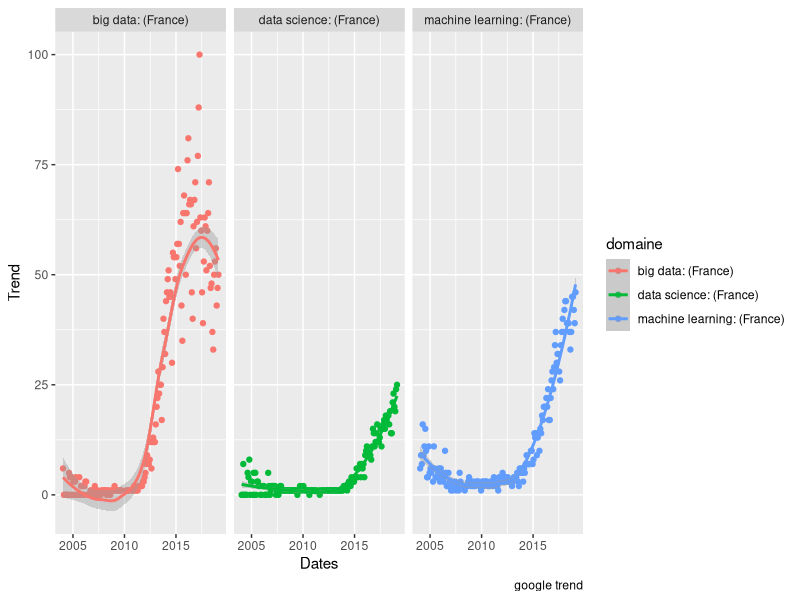

The R source for this figure:
## ---- chunk 1
knitr::opts_chunk$set(echo = FALSE)
## ---- chunk 2
library(ggplot2)
library(dplyr)
library(tidyr)
library(readr)


# import des données 
data_science <- read_csv("data/datas_cience.csv",skip = 2)

## transformation de la donnée 
data_science = data_science %>% group_by(Mois)%>% 
  gather(`data science: (France)`,`big data: (France)`,
         `machine learning: (France)`,value = "trend",key ="domaine" )

# head(data_science)

### Visualisation
ggplot(data=data_science,aes(x=as.Date(paste0(Mois,"-15")),y=as.numeric(trend),color=domaine,group=domaine))+
geom_point() + labs(x="Dates",y="Trend",tiltle="Tendance des recherches sur google depuis 2004",caption = "google trend")+ 
geom_smooth()+ facet_wrap(~domaine)


